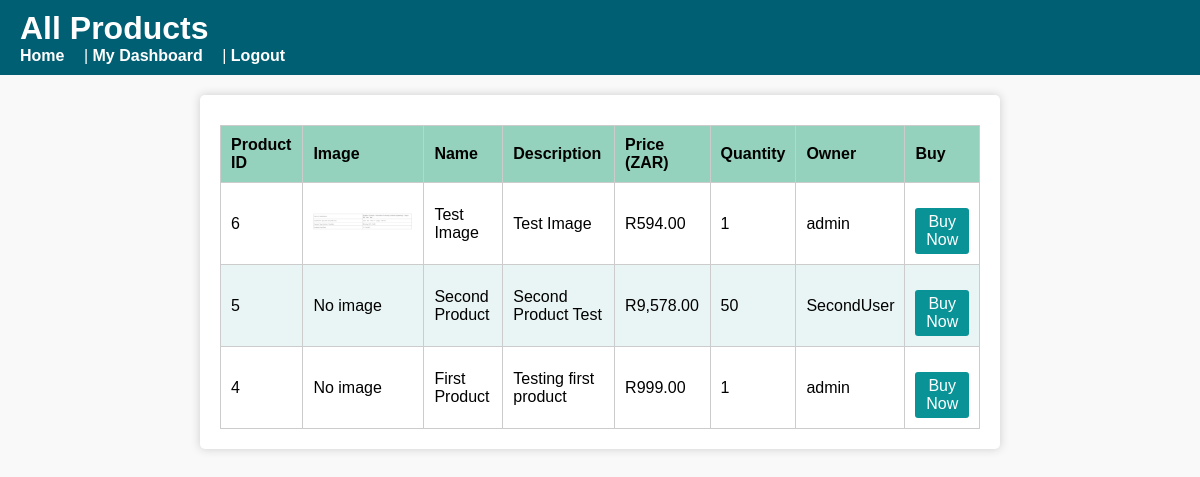
Screenshot of /home.php (signed in) with the database file from the repository.
### tables this page shows
CREATE TABLE `products` (
  `product_id` int(11) NOT NULL,
  `name` varchar(100) NOT NULL,
  `description` text NOT NULL,
  `price` decimal(10,2) NOT NULL,
  `quantity` int(11) NOT NULL,
  `user_id` int(11) NOT NULL,
  `Image` varchar(255) NOT NULL
);

CREATE TABLE `users` (
  `user_id` int(11) NOT NULL,
  `username` varchar(50) NOT NULL,
  `email` varchar(100) NOT NULL,
  `password` varchar(255) NOT NULL,
  `role` varchar(20) NOT NULL DEFAULT 'customer'
);

### home.php (the view, shortened to what this page needs)
<?php
require 'config.php';
$sql = "SELECT p.product_id, p.name, p.description, p.price, p.quantity, p.image, u.username
        FROM products p
        LEFT JOIN users u ON p.user_id = u.user_id
        ORDER BY p.product_id DESC";
$result = $conn->query($sql);
?>
<!DOCTYPE html>
<html lang="en">
<head>
    <link rel="stylesheet" href="style.css" />
</head>
<body>
<header>
    <h1>All Products</h1>
    <nav>
        <a href="home.php">Home</a> |
        <a href="dashboard.php">My Dashboard</a> |
        <a href="logout.php">Logout</a>
    </nav>
</header>
<main>
    <?php if ($result && $result->num_rows > 0): ?>
        <table>
            <thead>
                <tr>
                    <th>Product ID</th>
                    <th>Image</th>
                    <th>Name</th>
                    <th>Description</th>
                    <th>Price (ZAR)</th>
                    <th>Quantity</th>
                    <th>Owner</th>
                    <th>Buy</th>
                </tr>
            </thead>
            <tbody>
                <?php while ($row = $result->fetch_assoc()): ?>
                <tr>
                    <td><?= htmlspecialchars($row['product_id']) ?></td>
                    <td>
                        <?php if (!empty($row['image'])): ?>
                            <img src="<?= htmlspecialchars($row['image']) ?>" alt="Product Image" style="max-width:100px; max-height:80px;">
                        <?php else: ?>
                            No image
                        <?php endif; ?>
                    </td>
                    <td><?= htmlspecialchars($row['name']) ?></td>
                    <td><?= htmlspecialchars($row['description']) ?></td>
                    <td>R<?= number_format($row['price'], 2) ?></td>
                    <td><?= htmlspecialchars($row['quantity']) ?></td>
                    <td><?= htmlspecialchars($row['username'] ?? 'Unknown') ?></td>
                    <td>
                        <form action="payment.php" method="GET" style="margin:0;">
                            <button type="submit" style="padding:5px 10px; cursor:pointer;">Buy Now</button>
                        </form>
                    </td>
                </tr>
                <?php endwhile; ?>
            </tbody>
        </table>
    <?php else: ?>
        <p>No products found.</p>
    <?php endif; ?>
</main>
</body>
</html>

### style.css (style rules this page uses)
* { box-sizing: border-box; font-family: Arial, sans-serif; }
body { background: #f9f9f9; margin: 0; padding: 0; }
header { background-color: #005f73; color: #fff; padding: 10px 20px; }
header h1, header h2 { margin: 0; }
nav a { color: #fff; text-decoration: none; margin-right: 15px; font-weight: bold; }
main { padding: 20px; max-width: 800px; margin: auto; background: #fff; box-shadow: 0 0 10px #ccc; border-radius: 5px; margin-top: 20px; }
form button { margin-top: 15px; padding: 10px; background-color: #0a9396; border: none; color: white; font-size: 16px; cursor: pointer; border-radius: 3px; }
table { width: 100%; border-collapse: collapse; margin-top: 10px; }
table, th, td { border: 1px solid #ccc; }
th, td { padding: 10px; text-align: left; }
th { background-color: #94d2bd; }
tr:nth-child(even) { background-color: #e9f5f4; }

### rows the page displays
products: product_id "6", Image (picture), name "Test Image", description "Test Image", price "594.00", quantity "1", user.username "admin"
products: product_id "5", Image "No image", name "Second Product", description "Second Product Test", price "9,578.00", quantity "50", user.username "SecondUser"
products: product_id "4", Image "No image", name "First Product", description "Testing first product", price "999.00", quantity "1", user.username "admin"
